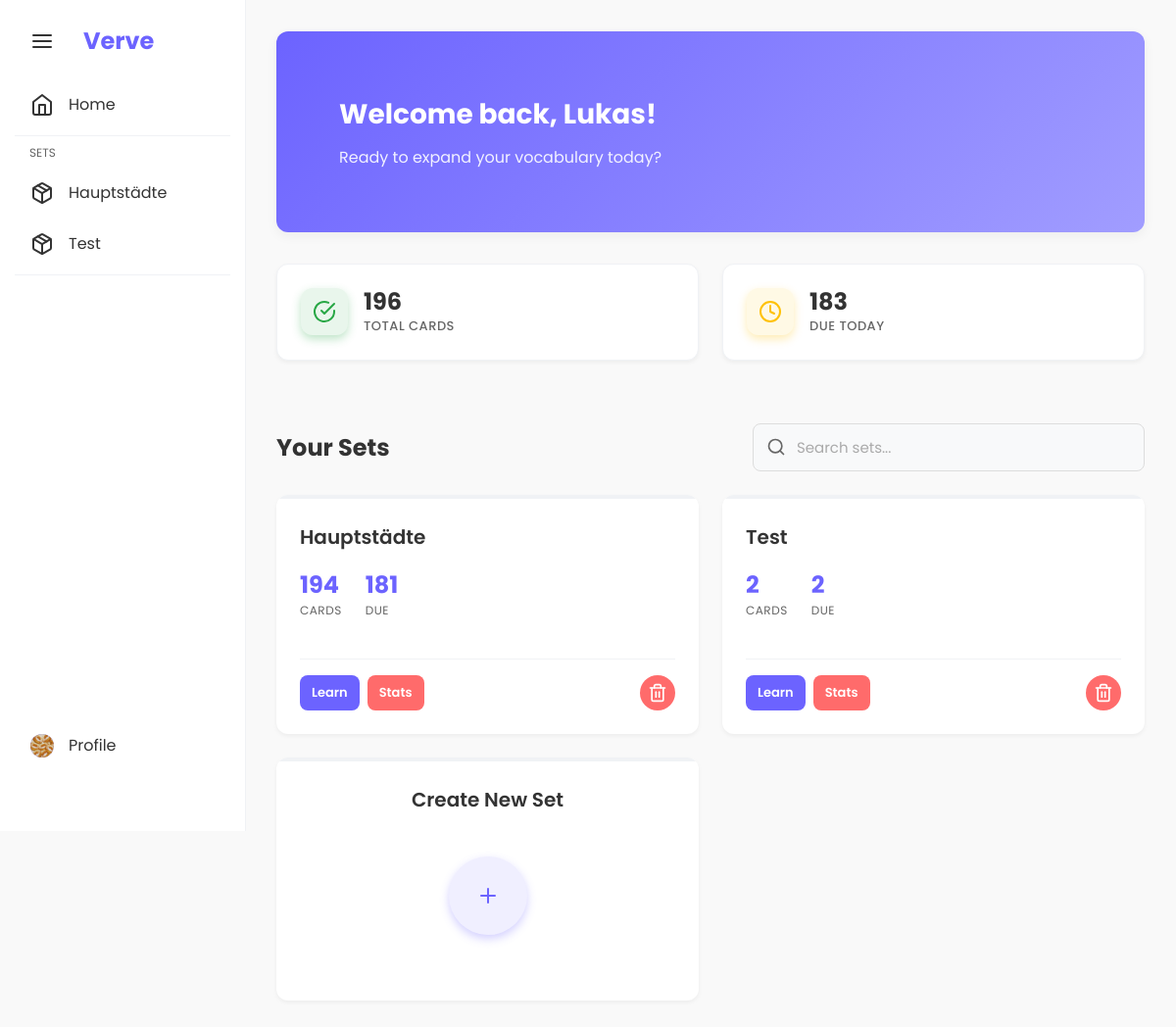
Page / (signed in) on the earlier database version.
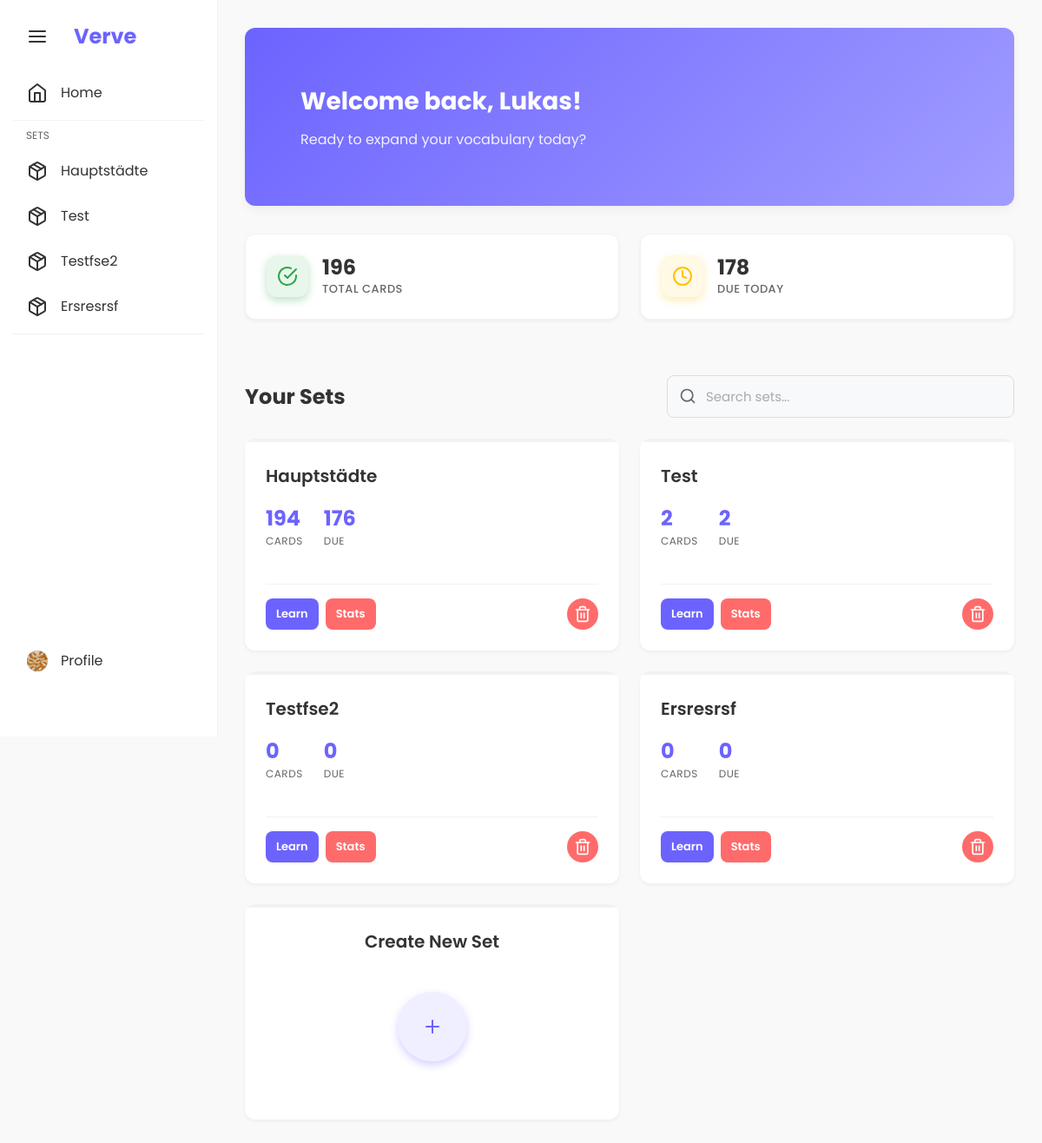
Same page on the later database version.
### app/models/vocab_set.py (models this page shows, shortened)
class VocabSet(db.Model):
    __tablename__ = 'vocab_sets'
    id = db.Column(db.Integer, primary_key=True)
    name = db.Column(db.String(100), nullable=False)
    user_id = db.Column(db.Integer, db.ForeignKey('users.id'), nullable=True)  # None for shared sets
    is_shared = db.Column(db.Boolean, nullable=False, default=False)
    created_at = db.Column(db.DateTime, nullable=False, default=datetime.now)
    updated_at = db.Column(db.DateTime, nullable=False, default=datetime.now, onupdate=datetime.now)
    cards = db.relationship('Card', backref='vocab_set', lazy=True, cascade='all, delete-orphan')
    def get_due_cards(self) -> List['Card']:
        from app.models.card import Card
        return [card for card in self.cards if card.is_due()]
    def get_statistics(self) -> dict:
        level_counts = {}
        for card in self.cards:
            level = card.level
            level_counts[level] = level_counts.get(level, 0) + 1
        return {
            'total_cards': len(self.cards),
            'level_counts': level_counts,
            'due_cards': len(self.get_due_cards())
        }

### app/routes/main.py (the view)
@main_bp.route("/")
def index():
    if not current_user.is_authenticated:
        return redirect(url_for('auth.login'))
    sets = VocabService.get_all_set_names(current_user.id)
    sidebar_collapsed = request.cookies.get('sidebar_collapsed', 'false') == 'true'
    return render_template(
        "index.html",
        sets=sets,
        sidebar_collapsed=sidebar_collapsed,
        current_user=current_user
    )

### app/__init__.py (called while the page is built)
def setup_login_manager(app: Flask) -> None:
    from flask_login import LoginManager
    from app.models import User
    login_manager = LoginManager()
    login_manager.init_app(app)
    login_manager.login_view = 'auth.login'
    login_manager.login_message = 'Bitte melden Sie sich an, um auf diese Seite zuzugreifen.'
    @login_manager.user_loader
    def load_user(user_id):
        return User.query.get(int(user_id))

### app/models/card.py (called while the page is built)
    def is_due(self) -> bool:
        return self.next_review <= datetime.now()

### templates/index.html (shortened to what the changed rows need)
{% extends "base.html" %}
{% block content %}
<div class="container">
    <div class="welcome-card">
        <h1>Welcome back, {{ current_user.username }}!</h1>
    </div>
    {% if sets %}
    <div class="stats-overview">
        <div class="stat-summary-card">
            <div class="stat-summary-icon icon-style-success">
                <i data-feather="check-circle"></i>
            </div>
            <div class="stat-summary-info">
                {% set total_cards = namespace(value=0) %}
                {% for set in sets %}
                {% set total_cards.value = total_cards.value + set.card_count %}
                {% endfor %}
                <span class="stat-summary-value">{{ total_cards.value }}</span>
                <span class="stat-summary-label">Total Cards</span>
            </div>
        </div>
        <div class="stat-summary-card">
            <div class="stat-summary-icon icon-style-warning">
                <i data-feather="clock"></i>
            </div>
            <div class="stat-summary-info">
                {% set total_due = namespace(value=0) %}
                {% for set in sets %}
                {% set total_due.value = total_due.value + set.due_count %}
                {% endfor %}
                <span class="stat-summary-value">{{ total_due.value }}</span>
                <span class="stat-summary-label">Due Today</span>
            </div>
        </div>
    </div>
    {% endif %}
    <div class="card" style="background: transparent; box-shadow: none; padding: 0;">
        {% if not sets %}
        <div style="margin-bottom: var(--spacing-lg);">
            <h2 style="margin: 0;">Your Sets</h2>
        </div>
        <div class="card empty-state">
            <i data-feather="layers" class="empty-state-icon"></i>
            <h3>No Sets Yet</h3>
            <p>Create your first vocabulary set to start learning.</p>
            <button class="btn btn-primary" onclick="openCreateSetModal()">
                <i data-feather="plus"></i> Create Set
            </button>
        </div>
        {% else %}
        <div class="sets-header">
            <h2>Your Sets</h2>
        </div>
        <div class="sets-grid">
            {% for set in sets %}
            <div class="set-card" onclick="window.location.href='{{ url_for('main.set_overview', set_id=set.id) }}'">
                <div class="set-card-header">
                    <h3>{{ set.name.replace('_', ' ') | title }}</h3>
                </div>
                <div class="set-card-stats">
                    <div class="stat">
                        <span class="stat-value">{{ set.card_count }}</span>
                        <span class="stat-label">Cards</span>
                    </div>
                    <div class="stat">
                        <span class="stat-value">{{ set.due_count }}</span>
                        <span class="stat-label">Due</span>
                    </div>
                </div>
                <div class="set-card-actions">
                    <a href="{{ url_for('main.learn_set', set_id=set.id) }}" class="btn btn-sm btn-primary"
                        onclick="event.stopPropagation();">Learn</a>
                    <a href="{{ url_for('main.stats', set_id=set.id) }}" class="btn btn-info btn-sm"
                        style="background-color: var(--level-{{ set.max_level }}); color: white;"
                        onclick="event.stopPropagation();">Stats</a>
                    <button class="btn btn-sm btn-danger btn-icon" style="margin-left: auto;"
                        onclick="event.stopPropagation(); deleteVocabSet({{ set.id }}, '{{ set.name }}')">
                        <i data-feather="trash-2"></i>
                    </button>
                </div>
            </div>
            {% endfor %}
        </div>
        {% endif %}
    </div>
</div>
{% endblock %}

### templates/base.html (shortened to what this page needs)
<!DOCTYPE html>
<html lang="en">
<head>
    <link rel="stylesheet" href="{{ url_for('static', filename='css/style.css') }}">
</head>
<body>
    <div class="sidebar {% if sidebar_collapsed %}collapsed{% endif %}">
        <div class="sidebar-header">
            <button class="sidebar-toggle"><i data-feather="menu"></i></button>
            <span class="sidebar-brand">Verve</span>
        </div>
        <ul class="sidebar-nav">
            <li><a href="{{ url_for('main.index') }}"><i data-feather="home"></i><span>Home</span></a></li>
            <li class="sidebar-separator"></li>
            <li class="sidebar-nav-header"><span>Sets</span></li>
            {% for set in sets %}
            <li>
                <a href="{{ url_for('main.set_overview', set_id=set.id) }}">
                    <i data-feather="package"></i>
                    <span>
                        {{ set.name.replace('_', ' ') | title }}
                    </span>
                </a>
            </li>
            {% endfor %}
            <li class="sidebar-separator"></li>
        </ul>
        {% if current_user.is_authenticated %}
        <div class="sidebar-profile-bottom">
            <a href="{{ url_for('auth.profile') }}" class="profile-link-bottom">
                <div class="sidebar-avatar">
                    {% if current_user.avatar_file %}
                    <img src="{{ url_for('static', filename=current_user.avatar_file) }}" alt="Avatar"
                        style="width: 100%; height: 100%; object-fit: cover; border-radius: 50%;">
                    {% else %}
                    {{ current_user.username[0].upper() }}
                    {% endif %}
                </div>
                <span>Profile</span>
            </a>
        </div>
        {% endif %}
    </div>
    <div class="main-content {% if sidebar_collapsed %}collapsed{% endif %}">
        {% block content %}{% endblock %}
    </div>
</body>
</html>

Differences in the rows shown:
changed VocabSet "Hauptstädte": due_count "181" → "176"
added VocabSet: name.replace "Testfse2", card_count "0", due_count "0"
added VocabSet: name.replace "Ersresrsf", card_count "0", due_count "0"
Other differences:
{{ total_due.value }}: "183" → "178"
